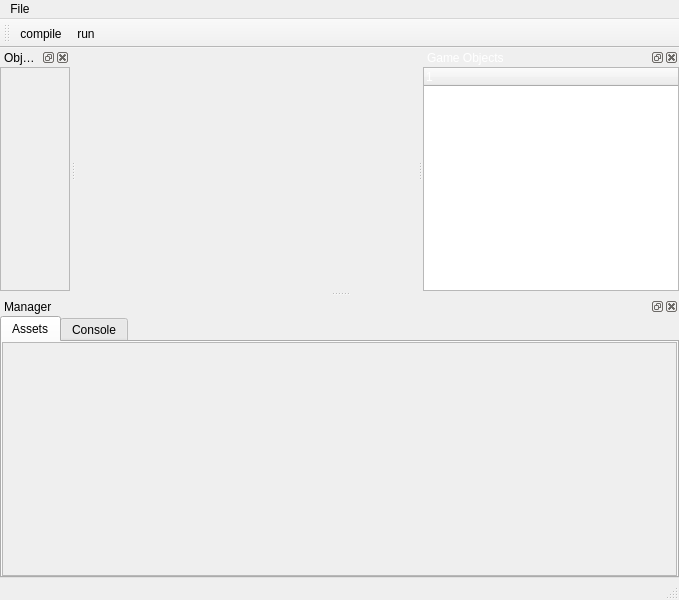
<?xml version="1.0" encoding="UTF-8"?>
<ui version="4.0">
 <class>MainWindow</class>
 <widget class="QMainWindow" name="MainWindow">
  <property name="geometry">
   <rect>
    <x>0</x>
    <y>0</y>
    <width>679</width>
    <height>600</height>
   </rect>
  </property>
  <property name="windowTitle">
   <string>Game Engine Editor</string>
  </property>
  <property name="styleSheet">
   <string notr="true"/>
  </property>
  <widget class="QWidget" name="centralwidget">
   <property name="styleSheet">
    <string notr="true"/>
   </property>
   <layout class="QGridLayout" name="gridLayout">
    <property name="leftMargin">
     <number>0</number>
    </property>
    <property name="topMargin">
     <number>0</number>
    </property>
    <property name="rightMargin">
     <number>0</number>
    </property>
    <property name="bottomMargin">
     <number>0</number>
    </property>
    <property name="spacing">
     <number>0</number>
    </property>
    <item row="0" column="0">
     <widget class="EditorOpenGLWidget" name="openglWidget" native="true">
      <property name="styleSheet">
       <string notr="true"/>
      </property>
     </widget>
    </item>
   </layout>
  </widget>
  <widget class="QMenuBar" name="menubar">
   <property name="geometry">
    <rect>
     <x>0</x>
     <y>0</y>
     <width>679</width>
     <height>22</height>
    </rect>
   </property>
   <property name="styleSheet">
    <string notr="true"/>
   </property>
   <widget class="QMenu" name="menuFile">
    <property name="styleSheet">
     <string notr="true"/>
    </property>
    <property name="title">
     <string>File</string>
    </property>
    <addaction name="actionsave"/>
    <addaction name="actionopen"/>
   </widget>
   <addaction name="menuFile"/>
  </widget>
  <widget class="QStatusBar" name="statusbar"/>
  <widget class="QDockWidget" name="dockWidgetLeft">
   <property name="styleSheet">
    <string notr="true"/>
   </property>
   <property name="windowTitle">
    <string>Object information</string>
   </property>
   <attribute name="dockWidgetArea">
    <number>1</number>
   </attribute>
   <widget class="QWidget" name="dockWidgetContentsLeft">
    <property name="styleSheet">
     <string notr="true"/>
    </property>
    <layout class="QVBoxLayout" name="verticalLayout_5">
     <property name="spacing">
      <number>0</number>
     </property>
     <property name="leftMargin">
      <number>0</number>
     </property>
     <property name="topMargin">
      <number>0</number>
     </property>
     <property name="rightMargin">
      <number>0</number>
     </property>
     <property name="bottomMargin">
      <number>0</number>
     </property>
     <item>
      <widget class="QWidget" name="wrapWidgetLeft" native="true">
       <property name="sizePolicy">
        <sizepolicy hsizetype="Expanding" vsizetype="Expanding">
         <horstretch>0</horstretch>
         <verstretch>0</verstretch>
        </sizepolicy>
       </property>
       <property name="autoFillBackground">
        <bool>false</bool>
       </property>
       <property name="styleSheet">
        <string notr="true"/>
       </property>
       <layout class="QVBoxLayout" name="verticalLayout_2">
        <property name="leftMargin">
         <number>0</number>
        </property>
        <property name="topMargin">
         <number>0</number>
        </property>
        <property name="rightMargin">
         <number>0</number>
        </property>
        <property name="bottomMargin">
         <number>0</number>
        </property>
        <item>
         <widget class="QScrollArea" name="scrollArea_detail">
          <property name="widgetResizable">
           <bool>true</bool>
          </property>
          <widget class="QWidget" name="scrollAreaWidgetContents_detail">
           <property name="geometry">
            <rect>
             <x>0</x>
             <y>0</y>
             <width>417</width>
             <height>335</height>
            </rect>
           </property>
           <property name="sizePolicy">
            <sizepolicy hsizetype="Expanding" vsizetype="Expanding">
             <horstretch>0</horstretch>
             <verstretch>0</verstretch>
            </sizepolicy>
           </property>
           <property name="layoutDirection">
            <enum>Qt::LeftToRight</enum>
           </property>
           <layout class="QVBoxLayout" name="verticalLayout_3">
            <property name="spacing">
             <number>0</number>
            </property>
            <property name="leftMargin">
             <number>0</number>
            </property>
            <property name="topMargin">
             <number>0</number>
            </property>
            <property name="rightMargin">
             <number>0</number>
            </property>
            <property name="bottomMargin">
             <number>0</number>
            </property>
            <item>
             <widget class="QCollapsibleWidget" name="qCollapsibleWidget_transform">
              <property name="sizePolicy">
               <sizepolicy hsizetype="Preferred" vsizetype="Preferred">
                <horstretch>0</horstretch>
                <verstretch>0</verstretch>
               </sizepolicy>
              </property>
              <property name="Title">
               <string>Transform</string>
              </property>
              <widget class="QWidget" name="contentWidget_transform" native="true">
               <property name="sizePolicy">
                <sizepolicy hsizetype="Expanding" vsizetype="Preferred">
                 <horstretch>0</horstretch>
                 <verstretch>0</verstretch>
                </sizepolicy>
               </property>
               <layout class="QVBoxLayout" name="verticalLayout_6">
                <item>
                 <widget class="QLabel" name="label_position">
                  <property name="text">
                   <string>Position</string>
                  </property>
                 </widget>
                </item>
                <item>
                 <layout class="QHBoxLayout" name="horizontalLayout_position">
                  <item>
                   <widget class="QLabel" name="label_x_position">
                    <property name="text">
                     <string>X</string>
                    </property>
                   </widget>
                  </item>
                  <item>
                   <widget class="LineEditFloat" name="lineEditFloat_x_position"/>
                  </item>
                  <item>
                   <widget class="QLabel" name="label_y_position">
                    <property name="text">
                     <string>Y</string>
                    </property>
                   </widget>
                  </item>
                  <item>
                   <widget class="LineEditFloat" name="lineEditFloat_y_position"/>
                  </item>
                  <item>
                   <widget class="QLabel" name="label_z_position">
                    <property name="text">
                     <string>Z</string>
                    </property>
                   </widget>
                  </item>
                  <item>
                   <widget class="LineEditFloat" name="lineEditFloat_z_position"/>
                  </item>
                 </layout>
                </item>
                <item>
                 <widget class="Line" name="line_2">
                  <property name="orientation">
                   <enum>Qt::Horizontal</enum>
                  </property>
                 </widget>
                </item>
                <item>
                 <widget class="QLabel" name="label_scale">
                  <property name="text">
                   <string>Scale</string>
                  </property>
                 </widget>
                </item>
                <item>
                 <layout class="QHBoxLayout" name="horizontalLayout_scale">
                  <item>
                   <widget class="QLabel" name="label_x_scale">
                    <property name="text">
                     <string>X</string>
                    </property>
                   </widget>
                  </item>
                  <item>
                   <widget class="LineEditFloat" name="lineEditFloat_x_scale"/>
                  </item>
                  <item>
                   <widget class="QLabel" name="label_y_scale">
                    <property name="text">
                     <string>Y</string>
                    </property>
                   </widget>
                  </item>
                  <item>
                   <widget class="LineEditFloat" name="lineEditFloat_y_scale"/>
                  </item>
                  <item>
                   <widget class="QLabel" name="label_z_scale">
                    <property name="text">
                     <string>Z</string>
                    </property>
                   </widget>
                  </item>
                  <item>
                   <widget class="LineEditFloat" name="lineEditFloat_z_scale"/>
                  </item>
                 </layout>
                </item>
                <item>
                 <widget class="Line" name="line_3">
                  <property name="orientation">
                   <enum>Qt::Horizontal</enum>
                  </property>
                 </widget>
                </item>
                <item>
                 <widget class="QLabel" name="label_2">
                  <property name="text">
                   <string>Rotation</string>
                  </property>
                 </widget>
                </item>
                <item>
                 <layout class="QHBoxLayout" name="horizontalLayout_rotation">
                  <item>
                   <widget class="QLabel" name="label_x_rotation">
                    <property name="text">
                     <string>X</string>
                    </property>
                   </widget>
                  </item>
                  <item>
                   <widget class="LineEditFloat" name="lineEditFloat_x_rotation"/>
                  </item>
                  <item>
                   <widget class="QLabel" name="label_y_rotation">
                    <property name="text">
                     <string>Y</string>
                    </property>
                   </widget>
                  </item>
                  <item>
                   <widget class="LineEditFloat" name="lineEditFloat_y_rotation"/>
                  </item>
                  <item>
                   <widget class="QLabel" name="label_z_rotation">
                    <property name="text">
                     <string>Z</string>
                    </property>
                   </widget>
                  </item>
                  <item>
                   <widget class="LineEditFloat" name="lineEditFloat_z_rotation"/>
                  </item>
                 </layout>
                </item>
               </layout>
              </widget>
             </widget>
            </item>
            <item>
             <widget class="QCollapsibleWidget" name="qCollapsibleWidget_color">
              <property name="Title">
               <string>Color</string>
              </property>
              <widget class="QWidget" name="contentWidget_color" native="true">
               <property name="sizePolicy">
                <sizepolicy hsizetype="Expanding" vsizetype="Preferred">
                 <horstretch>0</horstretch>
                 <verstretch>0</verstretch>
                </sizepolicy>
               </property>
               <layout class="QVBoxLayout" name="verticalLayout_4">
                <item>
                 <layout class="QHBoxLayout" name="horizontalLayout_3">
                  <item>
                   <widget class="QLabel" name="label_R_color">
                    <property name="text">
                     <string>R</string>
                    </property>
                   </widget>
                  </item>
                  <item>
                   <widget class="LineEditFloat" name="lineEditFloat_R_color"/>
                  </item>
                  <item>
                   <widget class="QLabel" name="label_G_color">
                    <property name="text">
                     <string>G</string>
                    </property>
                   </widget>
                  </item>
                  <item>
                   <widget class="LineEditFloat" name="lineEditFloat_G_color"/>
                  </item>
                  <item>
                   <widget class="QLabel" name="label_B_color">
                    <property name="text">
                     <string>B</string>
                    </property>
                   </widget>
                  </item>
                  <item>
                   <widget class="LineEditFloat" name="lineEditFloat_B_color"/>
                  </item>
                 </layout>
                </item>
                <item>
                 <widget class="Line" name="line">
                  <property name="orientation">
                   <enum>Qt::Horizontal</enum>
                  </property>
                 </widget>
                </item>
                <item>
                 <layout class="QHBoxLayout" name="horizontalLayout_4">
                  <item>
                   <widget class="QLabel" name="label">
                    <property name="text">
                     <string>color</string>
                    </property>
                   </widget>
                  </item>
                  <item>
                   <widget class="QWidget" name="widget_colorViewer" native="true">
                    <property name="sizePolicy">
                     <sizepolicy hsizetype="Fixed" vsizetype="Fixed">
                      <horstretch>0</horstretch>
                      <verstretch>0</verstretch>
                     </sizepolicy>
                    </property>
                    <property name="minimumSize">
                     <size>
                      <width>50</width>
                      <height>50</height>
                     </size>
                    </property>
                   </widget>
                  </item>
                  <item>
                   <spacer name="horizontalSpacer">
                    <property name="orientation">
                     <enum>Qt::Horizontal</enum>
                    </property>
                    <property name="sizeHint" stdset="0">
                     <size>
                      <width>40</width>
                      <height>20</height>
                     </size>
                    </property>
                   </spacer>
                  </item>
                  <item>
                   <widget class="QPushButton" name="pushButton_colorPicker">
                    <property name="text">
                     <string>choose color</string>
                    </property>
                   </widget>
                  </item>
                 </layout>
                </item>
               </layout>
              </widget>
             </widget>
            </item>
            <item>
             <spacer name="verticalSpacer">
              <property name="orientation">
               <enum>Qt::Vertical</enum>
              </property>
              <property name="sizeHint" stdset="0">
               <size>
                <width>20</width>
                <height>40</height>
               </size>
              </property>
             </spacer>
            </item>
           </layout>
          </widget>
         </widget>
        </item>
       </layout>
      </widget>
     </item>
    </layout>
   </widget>
  </widget>
  <widget class="QDockWidget" name="dockWidgetRight">
   <property name="styleSheet">
    <string notr="true">color: #ffffff;</string>
   </property>
   <property name="windowTitle">
    <string>Game Objects</string>
   </property>
   <attribute name="dockWidgetArea">
    <number>2</number>
   </attribute>
   <widget class="QWidget" name="dockWidgetContentsRight">
    <layout class="QGridLayout" name="gridLayout_3">
     <property name="leftMargin">
      <number>0</number>
     </property>
     <property name="topMargin">
      <number>0</number>
     </property>
     <property name="rightMargin">
      <number>0</number>
     </property>
     <property name="bottomMargin">
      <number>0</number>
     </property>
     <property name="spacing">
      <number>0</number>
     </property>
     <item row="0" column="0">
      <widget class="QWidget" name="wrapWidgetRight" native="true">
       <layout class="QGridLayout" name="gridLayout_7">
        <property name="leftMargin">
         <number>0</number>
        </property>
        <property name="topMargin">
         <number>0</number>
        </property>
        <property name="rightMargin">
         <number>0</number>
        </property>
        <property name="bottomMargin">
         <number>0</number>
        </property>
        <property name="spacing">
         <number>0</number>
        </property>
        <item row="0" column="0">
         <widget class="QTreeWidget" name="treeWidget">
          <property name="columnCount">
           <number>1</number>
          </property>
          <attribute name="headerDefaultSectionSize">
           <number>60</number>
          </attribute>
          <column>
           <property name="text">
            <string notr="true">1</string>
           </property>
          </column>
         </widget>
        </item>
       </layout>
      </widget>
     </item>
    </layout>
   </widget>
  </widget>
  <widget class="QDockWidget" name="dockWidgetBottom">
   <property name="minimumSize">
    <size>
     <width>145</width>
     <height>179</height>
    </size>
   </property>
   <property name="styleSheet">
    <string notr="true"/>
   </property>
   <property name="windowTitle">
    <string>Manager</string>
   </property>
   <attribute name="dockWidgetArea">
    <number>8</number>
   </attribute>
   <widget class="QWidget" name="dockWidgetContentsBottom">
    <property name="styleSheet">
     <string notr="true"/>
    </property>
    <layout class="QGridLayout" name="gridLayout_2">
     <property name="leftMargin">
      <number>0</number>
     </property>
     <property name="topMargin">
      <number>0</number>
     </property>
     <property name="rightMargin">
      <number>0</number>
     </property>
     <property name="bottomMargin">
      <number>0</number>
     </property>
     <item row="0" column="0">
      <widget class="QWidget" name="wrapWidgetBottom" native="true">
       <property name="sizePolicy">
        <sizepolicy hsizetype="Expanding" vsizetype="Expanding">
         <horstretch>0</horstretch>
         <verstretch>0</verstretch>
        </sizepolicy>
       </property>
       <property name="autoFillBackground">
        <bool>false</bool>
       </property>
       <property name="styleSheet">
        <string notr="true"/>
       </property>
       <layout class="QGridLayout" name="gridLayout_5">
        <property name="leftMargin">
         <number>0</number>
        </property>
        <property name="topMargin">
         <number>0</number>
        </property>
        <property name="rightMargin">
         <number>0</number>
        </property>
        <property name="bottomMargin">
         <number>0</number>
        </property>
        <property name="spacing">
         <number>0</number>
        </property>
        <item row="0" column="0">
         <widget class="QTabWidget" name="tabWidget_manager">
          <property name="currentIndex">
           <number>0</number>
          </property>
          <widget class="QWidget" name="tab_assets">
           <attribute name="title">
            <string>Assets</string>
           </attribute>
           <layout class="QGridLayout" name="gridLayout_4">
            <property name="leftMargin">
             <number>0</number>
            </property>
            <property name="topMargin">
             <number>0</number>
            </property>
            <property name="rightMargin">
             <number>0</number>
            </property>
            <property name="bottomMargin">
             <number>0</number>
            </property>
            <property name="spacing">
             <number>0</number>
            </property>
            <item row="0" column="0">
             <widget class="QScrollArea" name="scrollArea">
              <property name="widgetResizable">
               <bool>true</bool>
              </property>
              <widget class="QWidget" name="scrollAreaWidgetContents">
               <property name="geometry">
                <rect>
                 <x>0</x>
                 <y>0</y>
                 <width>671</width>
                 <height>229</height>
                </rect>
               </property>
              </widget>
             </widget>
            </item>
           </layout>
          </widget>
          <widget class="QWidget" name="tab_console">
           <attribute name="title">
            <string>Console</string>
           </attribute>
           <layout class="QVBoxLayout" name="verticalLayout">
            <property name="spacing">
             <number>0</number>
            </property>
            <item>
             <widget class="QTextBrowser" name="textBrowser"/>
            </item>
            <item>
             <widget class="QLineEdit" name="lineEdit"/>
            </item>
           </layout>
          </widget>
         </widget>
        </item>
       </layout>
      </widget>
     </item>
    </layout>
   </widget>
  </widget>
  <widget class="QToolBar" name="toolBar">
   <property name="windowTitle">
    <string>toolBar</string>
   </property>
   <attribute name="toolBarArea">
    <enum>TopToolBarArea</enum>
   </attribute>
   <attribute name="toolBarBreak">
    <bool>false</bool>
   </attribute>
   <addaction name="actioncompile"/>
   <addaction name="actionrun"/>
  </widget>
  <action name="actionsave">
   <property name="text">
    <string>save</string>
   </property>
  </action>
  <action name="actionopen">
   <property name="text">
    <string>open</string>
   </property>
  </action>
  <action name="actioncompile">
   <property name="icon">
    <iconset resource="mainwindow.qrc">
     <normaloff>:/icon/icon/complie.png</normaloff>:/icon/icon/complie.png</iconset>
   </property>
   <property name="text">
    <string>compile</string>
   </property>
  </action>
  <action name="actionrun">
   <property name="icon">
    <iconset resource="mainwindow.qrc">
     <normaloff>:/icon/icon/play.png</normaloff>:/icon/icon/play.png</iconset>
   </property>
   <property name="text">
    <string>run</string>
   </property>
   <property name="toolTip">
    <string>compile and run</string>
   </property>
  </action>
 </widget>
 <customwidgets>
  <customwidget>
   <class>LineEditFloat</class>
   <extends>QLineEdit</extends>
   <header>LineEditFloat.h</header>
  </customwidget>
  <customwidget>
   <class>QCollapsibleWidget</class>
   <extends>QWidget</extends>
   <header>QCollapsibleWidget.h</header>
  </customwidget>
  <customwidget>
   <class>EditorOpenGLWidget</class>
   <extends>QWidget</extends>
   <header>EditorOpenGLWidget.h</header>
   <container>1</container>
  </customwidget>
 </customwidgets>
 <resources>
  <include location="mainwindow.qrc"/>
 </resources>
 <connections/>
</ui>
